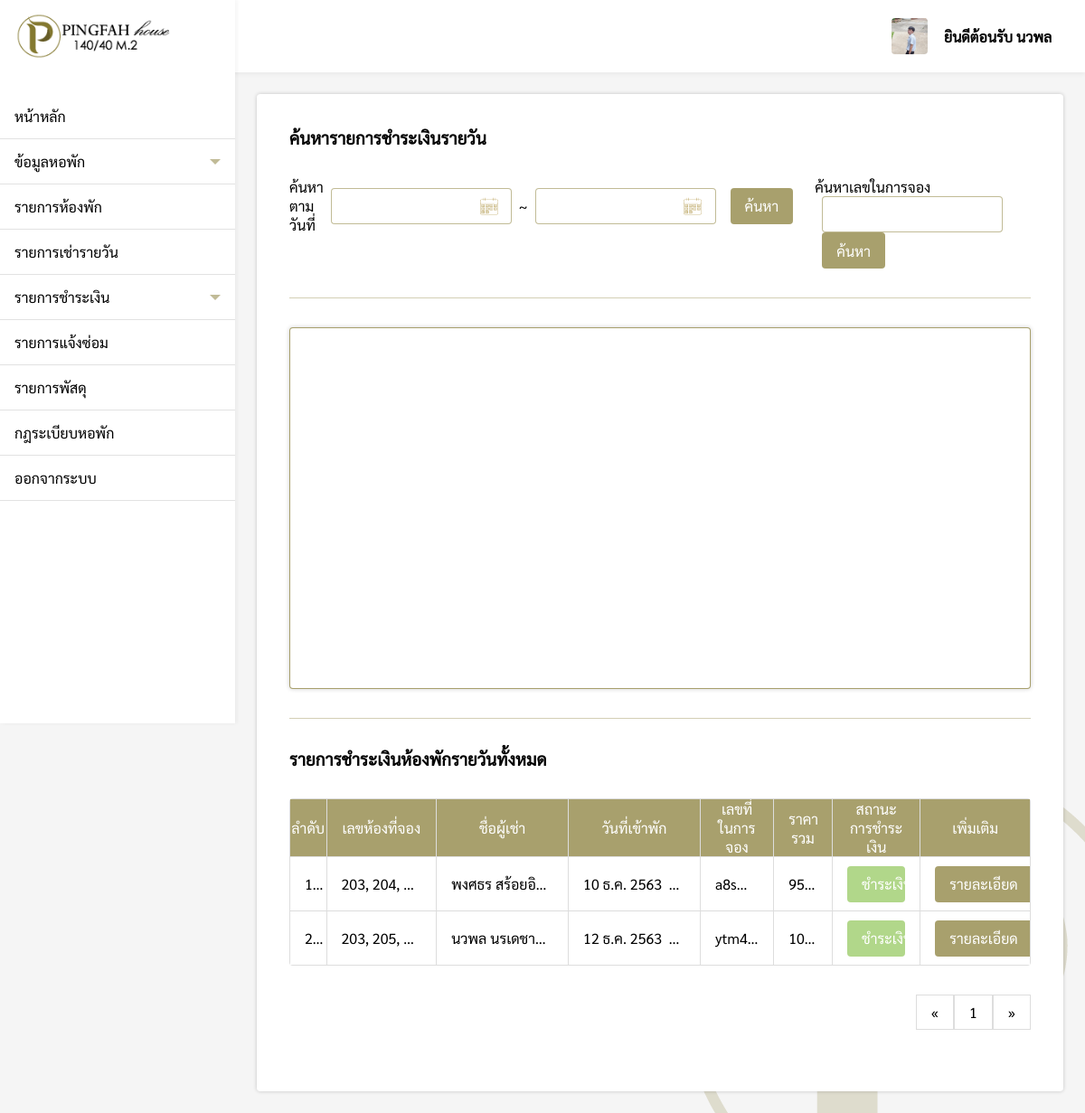
The page /pages/employee/dailyCost/index.php (signed in) on the database as committed earlier.
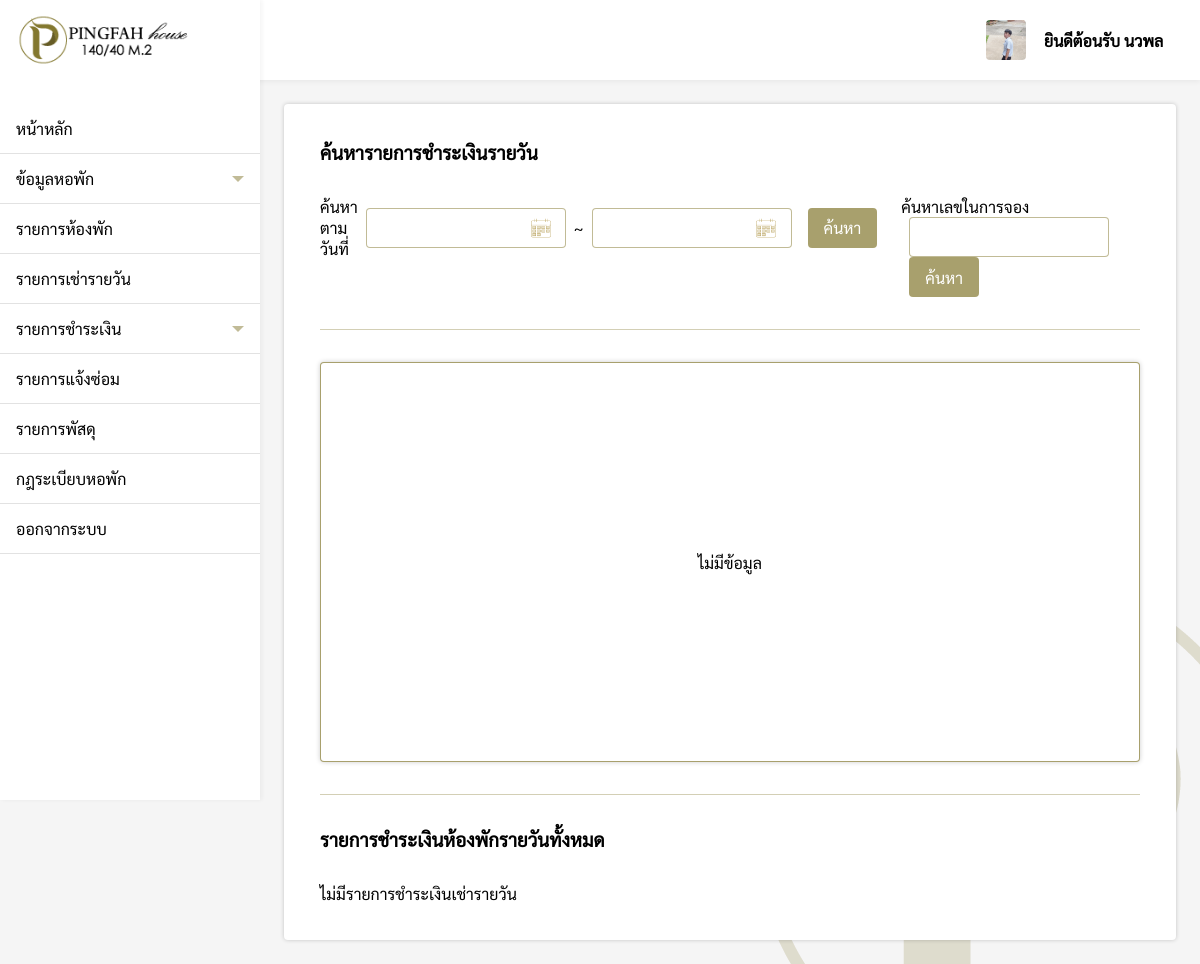
The same page on the database as committed later.
### tables this page shows
CREATE TABLE `employee` (
  `id` int(11) NOT NULL,
  `title_name` varchar(200) NOT NULL,
  `firstname` varchar(200) NOT NULL,
  `lastname` varchar(200) NOT NULL,
  `nickname` varchar(200) NOT NULL,
  `position` varchar(200) NOT NULL,
  `id_card` varchar(200) NOT NULL,
  `tel` varchar(200) NOT NULL,
  `email` varchar(200) NOT NULL,
  `id_line` varchar(200) NOT NULL,
  `birthday` varchar(200) NOT NULL,
  `age` varchar(200) NOT NULL,
  `race` varchar(200) NOT NULL,
  `nationality` varchar(200) NOT NULL,
  `address` varchar(200) NOT NULL,
  `pic_idcard` varchar(200) NOT NULL,
  `pic_home` varchar(200) NOT NULL,
  `profile_img` varchar(200) NOT NULL,
  `username` varchar(200) NOT NULL,
  `password` varchar(200) NOT NULL
);

CREATE TABLE `dailycost` (
  `dailycost_id` int(11) NOT NULL,
  `room_id` varchar(200) NOT NULL,
  `firstname` varchar(200) NOT NULL,
  `lastname` varchar(200) NOT NULL,
  `id_card` varchar(200) NOT NULL,
  `email` varchar(200) NOT NULL,
  `tel` varchar(200) NOT NULL,
  `check_in` varchar(200) NOT NULL,
  `check_out` varchar(200) NOT NULL,
  `price_total` float(11,2) NOT NULL,
  `daily_status` varchar(200) NOT NULL,
  `code` varchar(200) NOT NULL,
  `payment_img` varchar(200) NOT NULL
);

### pages/employee/dailyCost/index.php (the view, shortened to what the changed rows need)
<?php
if($_SESSION['level'] == 'employee'){
    include("../../connection.php");
    include("../../../components/sidebarEPY.php");
    $check_in = @$_REQUEST['check_in'];
    $check_out = @$_REQUEST['check_out'];
    $code = @$_REQUEST['Code'];
    function DateThai($strDate)
    {
        $strYear = date("Y",strtotime($strDate))+543;
        $strMonth= date("n",strtotime($strDate));
        $strDay= date("j",strtotime($strDate));
        $strMonthCut = Array("","ม.ค.","ก.พ.","มี.ค.","เม.ย.","พ.ค.","มิ.ย.","ก.ค.","ส.ค.","ก.ย.","ต.ค.","พ.ย.","ธ.ค.");
        $strMonthThai=$strMonthCut[$strMonth];
        return "$strDay $strMonthThai $strYear";
    }
    if($check_in != "" && $check_out != ""){
        $query = "SELECT check_in ,SUM(price_total) as daily_price FROM dailycost WHERE ((check_in BETWEEN '$check_in' AND '$check_out') OR (check_out BETWEEN '$check_in' AND '$check_out') OR ('$check_in' BETWEEN check_in AND check_out) OR ('$check_out' BETWEEN check_in AND check_out )) GROUP BY check_in";
    }else{
        $query = "SELECT check_in ,SUM(price_total) as daily_price FROM dailycost GROUP BY check_in";
    }
    $query_result = mysqli_query($conn, $query);
    $datax = array();
    foreach ($query_result as $k) {
        $datax[] = "['".DateThai($k['check_in'])."'".", ".$k['daily_price']."]";
    }
    $datax = implode(",", $datax);
?>
<!DOCTYPE html>
<html lang="en">
<head>
    <link rel="stylesheet" href="../../../css/dailyCost.css">
    <link rel="stylesheet" href="../../../css/my-style.css">
</head>
<body>
    <div class="box">
        <div style="padding:24px;">
            <div class="dailycost-box">
                <h3>ค้นหารายการชำระเงินรายวัน</h3>
                <div class="search">
                    <div style="padding-right:16px;">
                        <div style="display:flex;align-items:center;">
                            <label>ค้นหาตามวันที่</label>
                            <div style="position:relative;">
                                <p id="check_in_date" class="dateText"></p>
                            </div>
                            <label>~</label>
                            <div style="position:relative;">
                                <p id="check_out_date" class="dateText"></p>
                            </div>
                            <button type="button" onclick="searchDate()">ค้นหา</button>
                        </div>
                    </div>
                    <div style="padding-right:16px;">
                        <label>ค้นหาเลขในการจอง</label>
                        <input type="text" id="code" value="<?php echo $code?>">
                        <button type="button" onclick="searchCode()">ค้นหา</button>
                    </div>
                </div>
                <div class="hr"></div>
                <div class="card">
                    <?php
                    if(strlen($datax) != 0){
                    ?>
                    <div id="columnchart_material1" class="chart"></div>
                    <?php
                    }else{
                        echo "<p style='margin:auto;'>ไม่มีข้อมูล</p>";
                    }
                    ?>
                </div>
                <div class="hr"></div>
                <?php
                $perpage = 10;
                if(isset($_GET['page'])){
                    $page = $_GET['page'];
                }else{
                    $page = 1;
                }
                $start = ($page - 1) * $perpage;
                $num = $start + 1;
                if(isset($check_in) && isset($check_out)){
                    $sql = "SELECT * FROM dailycost WHERE (check_in BETWEEN '$check_in' AND '$check_out') OR (check_out BETWEEN '$check_in' AND '$check_out') OR ('$check_in' BETWEEN check_in AND check_out) OR ('$check_out' BETWEEN check_in AND check_out ) LIMIT {$start} , {$perpage}";
                }else if(isset($code)){
                    $sql = "SELECT * FROM dailycost WHERE code = '$code'";
                }else{
                    $sql = "SELECT * FROM dailycost LIMIT {$start} , {$perpage}";
                }
                $result = $conn->query($sql);
                if(isset($code)){
                    echo "<h3>ผลลัพธ์การค้นหา : $code</h3>";
                }else{
                    echo "<h3>รายการชำระเงินห้องพักรายวันทั้งหมด</h3>";
                }
                if ($result->num_rows > 0) {
                ?>
                <table class="fixed">
                    <tr>
                        <th>ลำดับ</th>
                        <th>เลขห้องที่จอง</th>
                        <th>ชื่อผู้เช่า</th>
                        <th>วันที่เข้าพัก</th>
                        <th>เลขที่ในการจอง</th>
                        <th>ราคารวม</th>
                        <th>สถานะการชำระเงิน</th>
                        <th>เพิ่มเติม</th>
                    </tr>
                    <?php
                        while($row = $result->fetch_assoc()) {
                    ?>
                    <tr>
                        <td><?php echo $num; ?></td>
                        <td><?php echo $row['room_id']; ?></td>
                        <td><?php echo $row['firstname'] ." " .$row['lastname']; ?></td>
                        <td><?php echo DateThai($row['check_in']) ."&nbsp; ~ &nbsp;" .DateThai($row['check_out']); ?>
                        </td>
                        <td><?php echo $row['code']; ?></td>
                        <td><?php echo $row['price_total']; ?></td>
                        <td><button class="status-success"><?php echo $row['daily_status']; ?></button></td>
                        <td>
                            <a
                                href="dailyCostDetail.php?dailycost_id=<?php echo $row['dailycost_id']; ?>"><button>รายละเอียด</button></a>
                        </td>
                    </tr>
                    <?php $num++; } ?>
                </table>
                <?php
                    $sql2 = "SELECT * FROM dailycost";
                    $query2 = mysqli_query($conn, $sql2);
                    $total_record = mysqli_num_rows($query2);
                    $total_page = ceil($total_record / $perpage);
                    ?>
                <div style="display:flex;justify-content:flex-end">
                    <div class="pagination">
                        <a href="index.php?page=1">&laquo;</a>
                        <?php for($i=1;$i<=$total_page;$i++){ ?>
                        <a href="index.php?page=<?php echo $i; ?>"><?php echo $i; ?></a>
                        <?php } ?>
                        <a href="index.php?page=<?php echo $total_page; ?>">&raquo;</a>
                    </div>
                </div>
                <?php
                }else{
                    echo "<div style='padding-top:32px;'>ไม่มีรายการชำระเงินเช่ารายวัน</div>";
                }
                ?>
            </div>
        </div>
    </div>
</body>
</html>
<?php
}else{
    Header("Location: ../../login.php");
}
?>

### components/sidebarEPY.php (shortened to what the changed rows need)
<!DOCTYPE html>
<html lang="en">
<head>
    <link rel="stylesheet" href="/Pingfah/css/navbar.css">
</head>
<body onload="menubar()">
    <div >
        <div class="sidebar">
            <div class="logo_box">
                <img src="/Pingfah/img/logo.png" alt="logo" class="logo">
            </div>
            <ul>
                <a href="/Pingfah/pages/employee/index.php">
                    <li id="main">หน้าหลัก</li>
                </a>
                <li class="dropdown-btn">
                    ข้อมูลหอพัก
                    <div id="arrow-down" class="arrow-down"></div>
                </li>
                <a href="/Pingfah/pages/employee/roomList/index.php">
                    <li id="roomlist">รายการห้องพัก</li>
                </a>
                <a href="/Pingfah/pages/employee/daily/index.php">
                    <li id="daily">รายการเช่ารายวัน</li>
                </a>
                <li class="dropdown-btn2">
                    รายการชำระเงิน
                    <div id="arrow-down2" class="arrow-down"></div>
                </li>
                <a href="/Pingfah/pages/employee/repair/index.php">
                    <li id="repair">รายการแจ้งซ่อม</li>
                </a>
                <a href="/Pingfah/pages/employee/package/index.php">
                    <li id="package">รายการพัสดุ</li>
                </a>
                <a href="/Pingfah/pages/employee/rule/index.php">
                    <li id="rule">กฎระเบียบหอพัก</li>
                </a>
                <a href="/Pingfah/pages/logout.php">
                    <li class="logout">ออกจากระบบ</li>
                </a>
            </ul>
        </div>
        <div class="topbar">
            <div style="padding:16px 24px">
            </div>
            <a href="/Pingfah/pages/employee/myprofile/index.php">
                <div class="profile">
                    <?php
                    $user = $_SESSION['ID'];
                    $sql = "SELECT * FROM employee WHERE username = '$user'";
                    $result = mysqli_query($conn, $sql)or die ("Error in query: $sql " . mysqli_error());
                    $row = mysqli_fetch_array($result);
                    if($row != null){
                    extract($row);
                    }
                    ?>
                    <img src="<?php if(isset($profile_img)){ echo "/Pingfah/pages/images/employee/$user/$profile_img"; }else{ echo "https://sites.google.com/site/rabbiteieicom/_/rsrc/1467891358746/home/image8.jpg"; } ?>"
                        alt="profile_logo" class="profile-logo">
                    <p class="profile-text">ยินดีต้อนรับ <?php echo $_SESSION['name']; ?></p>
                </div>
            </a>
        </div>
    </div>
</body>
</html>

Rows that differ between the two databases and show on the page:
removed dailycost: room "203, 204, 2…", firstname "พงศธร", lastname "สร้อยอิ…", check_in "10 ธ.ค. 2563", code "a8s…", price_total "95…", daily_status "ชำระ…"
removed dailycost: room "203, 205, 2…", firstname "นวพล", lastname "นรเดชา…", check_in "12 ธ.ค. 2563", code "ytm4…", price_total "10…", daily_status "ชำระ…"
Other text that changed with them:
text no longer shown: "ลำดับ เลขห้องที่จอง ชื่อผู้เช่า วันที่เข้าพัก เลขที่ในการจอง ราคารวม สถานะการชำระเงิน เพิ่มเติม « »"
text now shown: "ไม่มีข้อมูล ไม่มีรายการชำระเงินเช่ารายวัน"
list line gone: "1"
